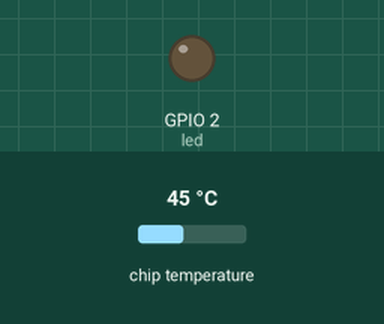
Recording of a program running on a simulated ESP32 board running MicroPython. On the bench: output pins drawn as LEDs (lit = HIGH). Inputs (shaded band) come from the test bench; at power-on: chip temperature 45 °C. The board's own WiFi access point starts at once; threads take turns every 2 ms; what the program prints to the serial console is not drawn.

Above: at 0.15 s.
Timing chart, 0 to 40.0 s (numbered marks = the images above):
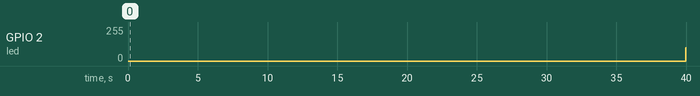

The program:

exemple4_tout_en_un.py
```python
# Threading — Exemple 4 : Tout en un (LED + température + web + bouton)
# Fablab Ardèche — ESP32 dual core
# -----------------------------------------------------------------------
# On combine tout sur les 2 cœurs :
#
#   Cœur 1 (thread) : LED qui respire + mesure température en continu
#   Cœur 0 (principal) : serveur web + comptage appuis bouton BOOT
#
# Chaque cœur fait DEUX choses à la fois grâce à des boucles non bloquantes.
#
# Rien à brancher — LED intégrée GPIO 2 + bouton BOOT GPIO 0.
# -----------------------------------------------------------------------

import network
import socket
import esp32
import _thread
from machine import Pin, PWM
from time import sleep_ms, ticks_ms, ticks_diff

# --- Configuration ---
SSID     = "ESP32-Polinno"
PASSWORD = "micropython"

bouton = Pin(0, Pin.IN, Pin.PULL_UP)
led    = PWM(Pin(2), freq=1000)
led.duty(0)

# --- Données partagées entre les 2 cœurs ---
import gc
donnees = {
    "temperature": 0.0,
    "nb_mesures": 0,
    "nb_appuis": 0,
    "uptime_s": 0,
    "ram_libre": 0,
    "ram_totale": 0,
}

# =====================================================================
# CŒUR 1 (thread) : LED qui respire + mesure température
# =====================================================================
def tache_capteur_et_led():
    lum = 0
    sens = 5       # pas de montée (+5) ou descente (-5)
    dernier_mesure = ticks_ms()
    t0 = ticks_ms()

    while True:
        # --- LED qui respire (non bloquant) ---
        lum += sens
        if lum >= 1023:
            lum = 1023
            sens = -5
        elif lum <= 0:
            lum = 0
            sens = 5
        led.duty(lum)

        # --- Mesures toutes les 2 secondes ---
        if ticks_diff(ticks_ms(), dernier_mesure) > 2000:
            temp_f = esp32.raw_temperature()
            donnees["temperature"] = round((temp_f - 32) / 1.8, 1)
            donnees["nb_mesures"] += 1
            donnees["uptime_s"] = ticks_diff(ticks_ms(), t0) // 1000
            gc.collect()
            donnees["ram_libre"] = gc.mem_free()
            donnees["ram_totale"] = gc.mem_free() + gc.mem_alloc()
            dernier_mesure = ticks_ms()

        sleep_ms(5)

# Lancer le thread
_thread.start_new_thread(tache_capteur_et_led, ())

# =====================================================================
# CŒUR 0 (principal) : serveur web + comptage bouton
# =====================================================================

# --- WiFi ---
ap = network.WLAN(network.AP_IF)
ap.active(True)
ap.config(essid=SSID, password=PASSWORD)
print(f"WiFi : {SSID}  |  IP : {ap.ifconfig()[0]}")

# --- Page HTML ---
def format_uptime(s):
    """Convertit des secondes en texte lisible."""
    if s < 60:
        return f"{s}s"
    elif s < 3600:
        return f"{s // 60}m {s % 60}s"
    else:
        return f"{s // 3600}h {(s % 3600) // 60}m"

def page_html():
    d = donnees
    ram_pct = int(d['ram_libre'] * 100 / d['ram_totale']) if d['ram_totale'] > 0 else 0
    return f"""<!DOCTYPE html>
<html lang="fr">
<head>
  <meta charset="UTF-8">
  <meta name="viewport" content="width=device-width, initial-scale=1">
  <meta http-equiv="refresh" content="3">
  <link rel="icon" href="data:,">
  <title>ESP32 Dual Core</title>
  <style>
    * {{ box-sizing: border-box; margin: 0; padding: 0; }}
    body {{ font-family: sans-serif; background: #0f0f1a; color: #e2e8f0;
           padding: 30px 16px; text-align: center; max-width: 380px; margin: 0 auto; }}
    h1 {{ color: #38bdf8; font-size: 0.9rem; letter-spacing: 3px; margin-bottom: 4px; }}
    .sub {{ color: #475569; font-size: 0.75rem; margin-bottom: 24px; }}
    .grid {{ display: grid; grid-template-columns: 1fr 1fr; gap: 12px; }}
    .card {{ background: #1e293b; border: 1px solid #334155; border-radius: 16px;
             padding: 18px 12px; }}
    .card.wide {{ grid-column: span 2; }}
    .label {{ color: #64748b; font-size: 0.6rem; text-transform: uppercase;
              letter-spacing: 1.5px; margin-bottom: 8px; }}
    .val {{ font-size: 2rem; font-weight: 800; line-height: 1; }}
    .sm {{ font-size: 1.3rem; }}
    .cyan {{ color: #38bdf8; }}
    .green {{ color: #22c55e; }}
    .orange {{ color: #f59e0b; }}
    .violet {{ color: #a78bfa; }}
    .rose {{ color: #f472b6; }}
    .unit {{ font-size: 0.8rem; color: #64748b; }}
    .bar {{ height: 8px; background: #334155; border-radius: 4px; margin-top: 10px; }}
    .bar-fill {{ height: 100%; border-radius: 4px; }}
    .foot {{ color: #1e293b; font-size: 0.65rem; margin-top: 20px; }}
  </style>
</head>
<body>
  <h1>ESP32 · DUAL CORE</h1>
  <p class="sub">4 tâches en parallèle sur 2 cœurs</p>
  <div class="grid">
    <div class="card">
      <div class="label">Température</div>
      <div class="val cyan">{d['temperature']}<span class="unit"> °C</span></div>
    </div>
    <div class="card">
      <div class="label">En ligne</div>
      <div class="val violet sm">{format_uptime(d['uptime_s'])}</div>
    </div>
    <div class="card">
      <div class="label">Appuis bouton</div>
      <div class="val green">{d['nb_appuis']}</div>
    </div>
    <div class="card">
      <div class="label">Mesures</div>
      <div class="val orange">{d['nb_mesures']}</div>
    </div>
    <div class="card wide">
      <div class="label">RAM libre : {d['ram_libre'] // 1024} ko / {d['ram_totale'] // 1024} ko ({ram_pct}%)</div>
      <div class="bar"><div class="bar-fill" style="width:{ram_pct}%; background:#22c55e;"></div></div>
    </div>
  </div>
  <p class="foot">Rafraîchissement auto · 192.168.4.1</p>
</body>
</html>"""


# --- Serveur web (non bloquant grâce au timeout) ---
s = socket.socket(socket.AF_INET, socket.SOCK_STREAM)
s.setsockopt(socket.SOL_SOCKET, socket.SO_REUSEADDR, 1)
s.bind(("", 80))
s.listen(5)
s.settimeout(0.1)     # timeout 100ms → ne bloque pas le bouton

print("Serveur web → http://192.168.4.1")
print("Bouton BOOT = compteur d'appuis")
print("LED respire + température en continu sur le cœur 1")
print()

etat_precedent = 1

while True:
    # --- Vérifier le bouton (non bloquant) ---
    etat = bouton.value()
    if etat_precedent == 1 and etat == 0:    # front descendant
        donnees["nb_appuis"] += 1
        print(f"Appui n°{donnees['nb_appuis']}")
    etat_precedent = etat

    # --- Serveur web (non bloquant grâce au timeout) ---
    try:
        conn, addr = s.accept()
        request = conn.recv(1024).decode()
        ligne = request.split('\r\n')[0]

        if "GET / " in ligne:
            html = page_html()
            conn.send("HTTP/1.1 200 OK\r\nContent-Type: text/html\r\nConnection: close\r\n\r\n")
            for i in range(0, len(html), 512):
                conn.send(html[i:i + 512])
        else:
            conn.send("HTTP/1.1 404 Not Found\r\nConnection: close\r\n\r\n")
        conn.close()
    except OSError:
        pass    # timeout — pas de connexion, on continue

    sleep_ms(10)

# -----------------------------------------------------------------------
# 4 TÂCHES EN PARALLÈLE SUR 2 CŒURS :
#
#   Cœur 1 (thread) :
#     ✓ LED qui respire en PWM (toutes les 5 ms)
#     ✓ Mesure température (toutes les 2 s)
#
#   Cœur 0 (principal) :
#     ✓ Serveur web (timeout 100 ms, non bloquant)
#     ✓ Comptage appuis bouton BOOT (détection de front)
#
# L'astuce : s.settimeout(0.1) rend accept() non bloquant.
# Sans ça, accept() bloquerait indéfiniment et le bouton ne
# serait jamais lu.
# -----------------------------------------------------------------------
```

Measured:
- by itself, GPIO 2 (led): 0/255 → 100/255 at 40.0 s
